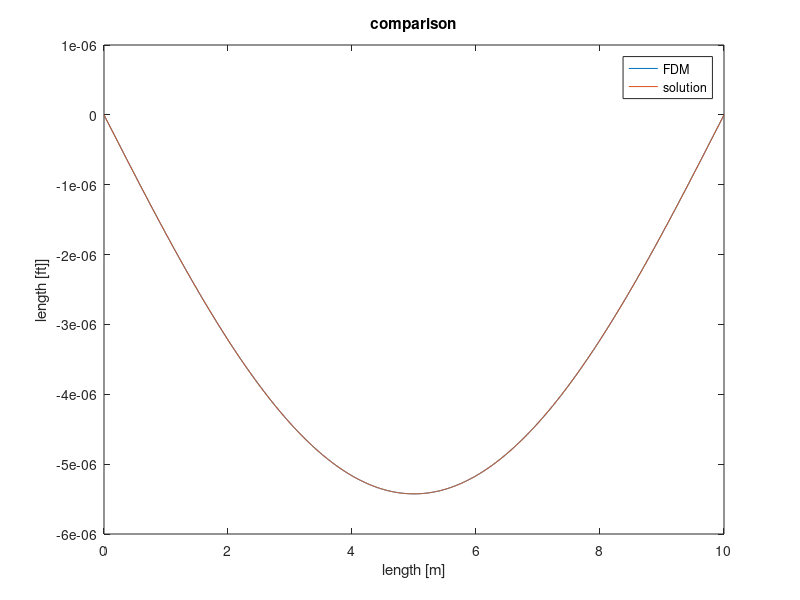
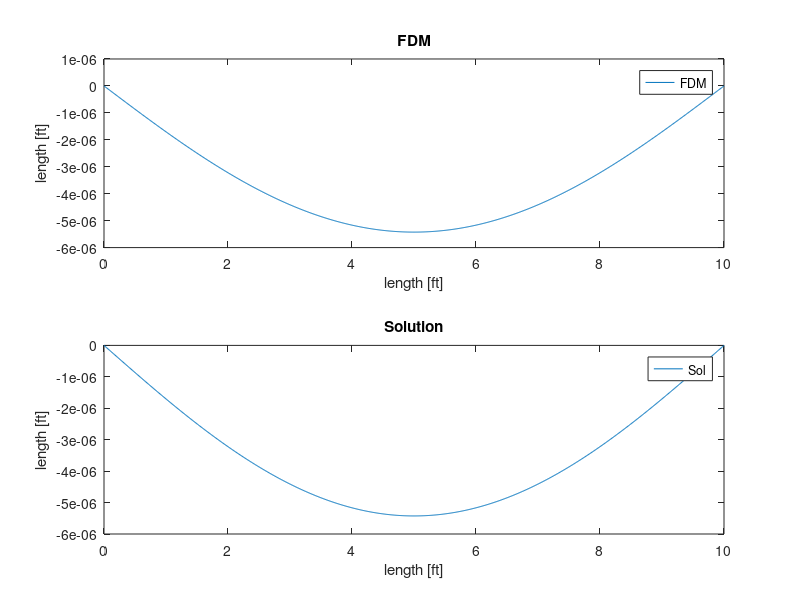

Reproduce these figures in MATLAB, in order.
clc
clear all
close all
format long

%given constants
E=30000;
I=800;
w=1;
l=10;
%ODE using finite difference
% parameters
x_i=0;
x_f=l;

dx=0.01;

x=x_i:dx:x_f;

%initializing the matrices

A=zeros(length(x),length(x));
c(1:length(x),1)=(w*l*x./2)-(w*x.^2/2);

%Boundary conditons

A(1,1)=1;
c(1,1)=0;


A(length(x),length(x))=1;
c(length(x),1)=0;

%internal points
for i=2:length(x)-1
    
    A(i,i+1)=E*I/(dx^2);
    A(i,i)=(-2*E*I/dx^2);
    A(i,i-1)=E*I/dx^2;
  
end

U=A\c; %A inverse *c

figure(1)
plot(x,U,x,(w*l*x.^3./(12*E*I))-(w*x.^4./(24*E*I))-(w*l^3*x./(24*E*I)));
legend('FDM','solution')
legend('FDM','solution')
xlabel('length [m]')
ylabel('length [ft]]')
title('comparison')

figure(2)
subplot(2,1,1)
plot(x,U)
legend('FDM','solution')
xlabel('length [ft]')
ylabel('length [ft]')
title('FDM')
subplot(2,1,2)
plot(x,(w*l*x.^3./(12*E*I))-(w*x.^4./(24*E*I))-(w*l^3*x./(24*E*I)));
legend('Sol','solution')
xlabel('length [ft]')
ylabel('length [ft]')
title('Solution')
